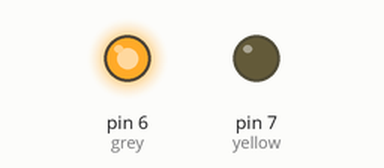
Recording of a sketch running on a simulated Arduino Uno, built with avr-gcc and run on an emulated ATmega328P. On the bench: output pins drawn as LEDs (lit = HIGH).

Above: at 0.5 s.
At 2.5 s:
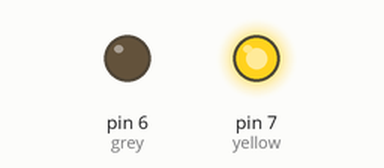
At 4.0 s:
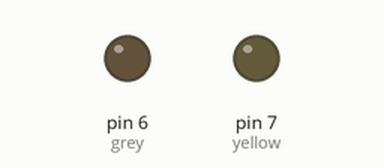
Timing chart, 0 to 6.5 s (numbered marks = the images above):
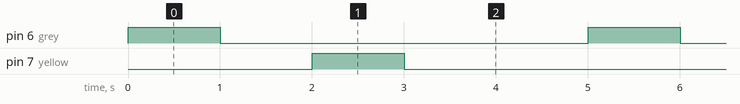

The sketch:

ValveTest.ino
```cpp
int grey=6;
int yellow=7;
void setup()
{
	pinMode(grey,OUTPUT);
	pinMode(yellow, OUTPUT);
	/*delay(1000);
	for (int i=0;i<10;i++)
	{
		digitalWrite(grey, HIGH);
		delay(1000);
		digitalWrite(grey, LOW);
		delay(1000);


	}*/
}
void loop()
{
	digitalWrite(grey, HIGH);
	delay(1000);
	digitalWrite(grey, LOW);
	delay(1000);

	digitalWrite(yellow, HIGH);
	delay(1000);
	digitalWrite(yellow, LOW);
	delay(2000);
}

//grey =7.8g/s
//yellow = 7.5g/s
```

Measured:
- by itself, pin 6 (grey), pin 7 (yellow): alternates HIGH for 1.0 s and LOW for 4.0 s
- by itself, everything shown: repeats every 5.0 s, in 4 steps
